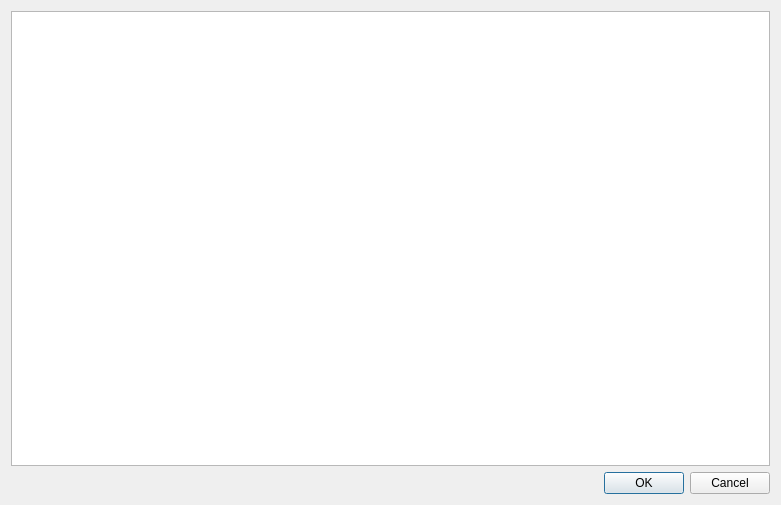
<?xml version="1.0" encoding="UTF-8"?>
<ui version="4.0">
 <class>frm_resource_editor_view</class>
 <widget class="QDialog" name="frm_resource_editor_view">
  <property name="geometry">
   <rect>
    <x>0</x>
    <y>0</y>
    <width>781</width>
    <height>505</height>
   </rect>
  </property>
  <property name="windowTitle">
   <string>Asset Manager</string>
  </property>
  <layout class="QVBoxLayout" name="verticalLayout">
   <item>
    <widget class="QListWidget" name="listWidget">
     <property name="iconSize">
      <size>
       <width>256</width>
       <height>256</height>
      </size>
     </property>
     <property name="resizeMode">
      <enum>QListView::Fixed</enum>
     </property>
     <property name="viewMode">
      <enum>QListView::IconMode</enum>
     </property>
    </widget>
   </item>
   <item>
    <widget class="QDialogButtonBox" name="buttonBox">
     <property name="orientation">
      <enum>Qt::Horizontal</enum>
     </property>
     <property name="standardButtons">
      <set>QDialogButtonBox::Cancel|QDialogButtonBox::Ok</set>
     </property>
    </widget>
   </item>
  </layout>
 </widget>
 <resources/>
 <connections>
  <connection>
   <sender>buttonBox</sender>
   <signal>accepted()</signal>
   <receiver>frm_resource_editor_view</receiver>
   <slot>accept()</slot>
   <hints>
    <hint type="sourcelabel">
     <x>248</x>
     <y>254</y>
    </hint>
    <hint type="destinationlabel">
     <x>157</x>
     <y>274</y>
    </hint>
   </hints>
  </connection>
  <connection>
   <sender>buttonBox</sender>
   <signal>rejected()</signal>
   <receiver>frm_resource_editor_view</receiver>
   <slot>reject()</slot>
   <hints>
    <hint type="sourcelabel">
     <x>316</x>
     <y>260</y>
    </hint>
    <hint type="destinationlabel">
     <x>286</x>
     <y>274</y>
    </hint>
   </hints>
  </connection>
 </connections>
</ui>
